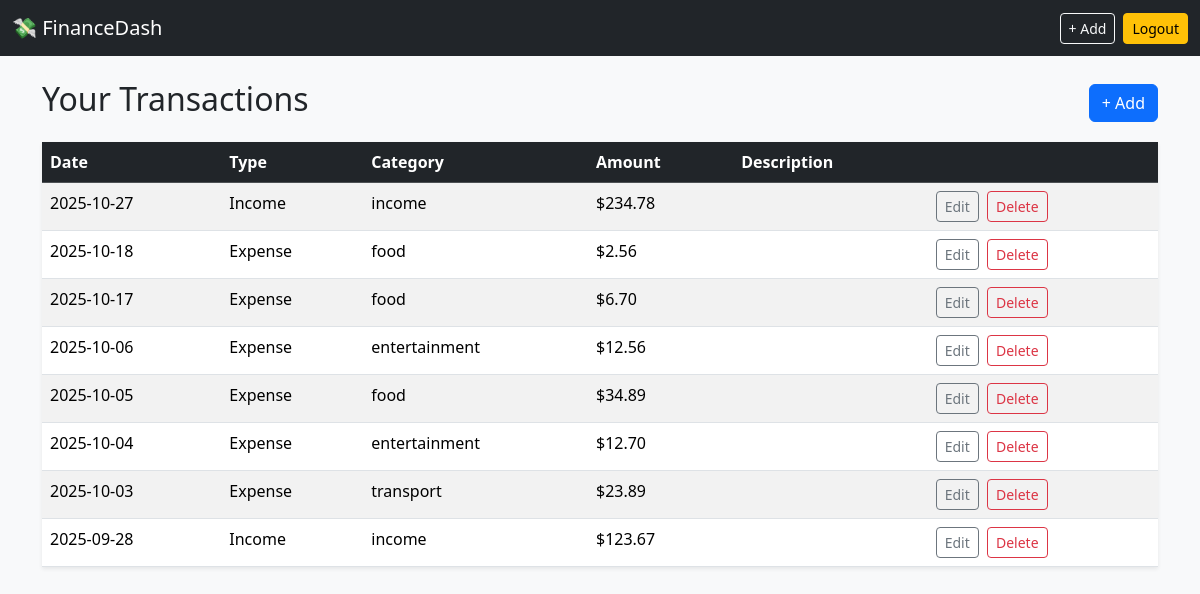
The page /transactions (signed in) on the database its author committed.
### models.py (models this page shows)
class Transaction(db.Model):
    __tablename__ = "transactions"
    id = db.Column(db.Integer, primary_key=True)
    type = db.Column(db.String(10), nullable=False)
    category = db.Column(db.String(50), nullable=False)
    amount = db.Column(db.Float, nullable=False)
    date = db.Column(db.Date, default=datetime.utcnow)
    description = db.Column(db.String(200))
    user_id = db.Column(db.Integer, db.ForeignKey("users.id"), nullable=False)

### routes_transactions.py (the view)
@txn_bp.route("/transactions")
@login_required
def list_transactions():
    txns = (
        Transaction.query
        .filter_by(user_id=current_user.id)
        .order_by(Transaction.date.desc())
        .all()
    )
    return render_template("transactions.html", txns=txns)

### models.py (called while the page is built)
def load_user(user_id):
    return User.query.get(int(user_id))

### templates/transactions.html (shortened to what this page needs)
{% extends "base.html" %}
{% block content %}
<div class="d-flex justify-content-between align-items-center mb-3">
  <h2>Your Transactions</h2>
  <a href="{{ url_for('transactions.add_transaction') }}" class="btn btn-primary">+ Add</a>
</div>
{% if txns %}
<table class="table table-striped table-hover shadow-sm">
  <thead class="table-dark">
    <tr>
      <th>Date</th>
      <th>Type</th>
      <th>Category</th>
      <th>Amount</th>
      <th>Description</th>
      <th></th>
    </tr>
  </thead>
  <tbody>
    {% for t in txns %}
    <tr>
        <td>{{ t.date.strftime("%Y-%m-%d") }}</td>
        <td>{{ t.type.title() }}</td>
        <td>{{ t.category }}</td>
        <td>${{ "%.2f"|format(t.amount) }}</td>
        <td>{{ t.description }}</td>
        <td>
            <a href="{{ url_for('transactions.edit_transaction', txn_id=t.id) }}"
                class="btn btn-sm btn-outline-secondary me-1">
                 Edit
            </a>
            <form method="POST"
                    action="{{ url_for('transactions.delete_transaction', txn_id=t.id) }}"
                    style="display:inline;"
                    onsubmit="return confirm('Delete this transaction?');">
                <button class="btn btn-sm btn-outline-danger">
                 Delete
                </button>
            </form>
        </td>
    </tr>
    {% endfor %}
  </tbody>
</table>
{% else %}
  <p class="text-muted">No transactions yet. <a href="{{ url_for('transactions.add_transaction') }}">Add one</a>!</p>
{% endif %}
{% endblock %}

### templates/base.html (shortened to what this page needs)
<!DOCTYPE html>
<html lang="en">
<head>
  <link
    href="https://cdn.jsdelivr.net/npm/bootstrap@5.3.2/dist/css/bootstrap.min.css"
    rel="stylesheet"
  />
  <link rel="stylesheet" href="{{ url_for('static', filename='css/style.css') }}">
</head>
<body class="bg-light">
  <nav class="navbar navbar-expand-lg navbar-dark bg-dark">
    <div class="container-fluid">
      <a class="navbar-brand" href="{{ url_for('dashboard.dashboard') }}">💸 FinanceDash</a>
      <div class="d-flex">
        {% if current_user.is_authenticated %}
          <a class="btn btn-sm btn-outline-light me-2" href="{{ url_for('transactions.add_transaction') }}">+ Add</a>
          <a class="btn btn-sm btn-warning" href="{{ url_for('auth.logout') }}">Logout</a>
        {% else %}
          <a class="btn btn-sm btn-outline-light me-2" href="{{ url_for('auth.login') }}">Login</a>
          <a class="btn btn-sm btn-success" href="{{ url_for('auth.register') }}">Sign Up</a>
        {% endif %}
      </div>
    </div>
  </nav>
  <div class="container mt-4">
    {% block content %}{% endblock %}
  </div>
</body>
</html>

### static/css/style.css (style rules this page uses)
body { background-color: #f8f9fa; margin-bottom: 2rem; }
.table th { background-color: #212529; color: #fff; }

### rows shown on the page
Transaction: date "2025-10-27", type "Income", category "income", amount "234.78"
Transaction: date "2025-10-18", type "Expense", category "food", amount "2.56"
Transaction: date "2025-10-17", type "Expense", category "food", amount "6.70"
Transaction: date "2025-10-06", type "Expense", category "entertainment", amount "12.56"
Transaction: date "2025-10-05", type "Expense", category "food", amount "34.89"
Transaction: date "2025-10-04", type "Expense", category "entertainment", amount "12.70"
Transaction: date "2025-10-03", type "Expense", category "transport", amount "23.89"
Transaction: date "2025-09-28", type "Income", category "income", amount "123.67"
